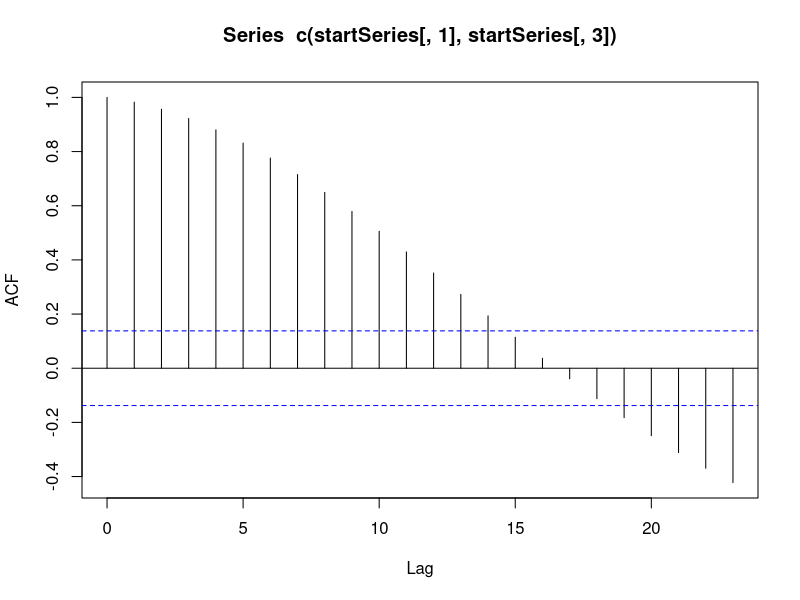

This figure's R source: (Note: this script raises an error after producing the figure.)
# Class TS for timezones

# data is a matrix
# creating sample data. Four sine waves
mydata <- matrix(c(sin(seq(0,10,0.1)), 
                 sin(seq(1,11,0.1)),
                 sin(seq(2,12,0.1)),
                 sin(seq(3,13,0.1))),
                 ncol = 4)

# columns are series of observations

# frequency / deltat are rows
howOftenObserved <- 12 #monthly
# annual = 1, quarter = 4, month = 12, week = 52
# 1 year/frequency
# rows described in relation to 1900

ts(mydata, 
   start = 2019,
   frequency = howOftenObserved)

# instead of frequency, delta between observations
# use frequency OR delta
deltaObserve <-  1/12

ts(mydata, 
   start = 2019,
   deltat = deltaObserve)

# end of observation period, instead of beginning
ts(mydata,
   end = 2019,
   frequency = howOftenObserved)


# name the series
pumpNames <- c("East", "West", "North", "South")
ts(mydata,
   end = 2019,
   frequency = howOftenObserved,
   names = pumpNames)


# adding time series
endSeries <- ts(mydata,
                end = 2019,
                frequency = howOftenObserved,
                names = pumpNames)

startSeries <- ts(mydata, 
                  start = 2019,
                  deltat = deltaObserve,
                  names = pumpNames)


startSeries
endSeries
# addition will align the series then add columns
startSeries + endSeries
startSeries - endSeries
startSeries[1,] # first row
startSeries[,2] # second column, but with month attributes

# autocorrelation between two time series
acf(c(startSeries[,1], startSeries[,3]))

# note that ts objects cannot be subset by date
endSeries[as.Date("2013/08/01"), ]
# but you can use window
window(endSeries, start = 2012, end = c(2014,3)) # Jan 2012 to March 2014

# use lag to compare time series
minusAYear <- lag(endSeries, 12) # turn back the clock by 12 months

plot(endSeries[ , 2], type="l",col="red")
lines(minusAYear[ , 2],col="green")
